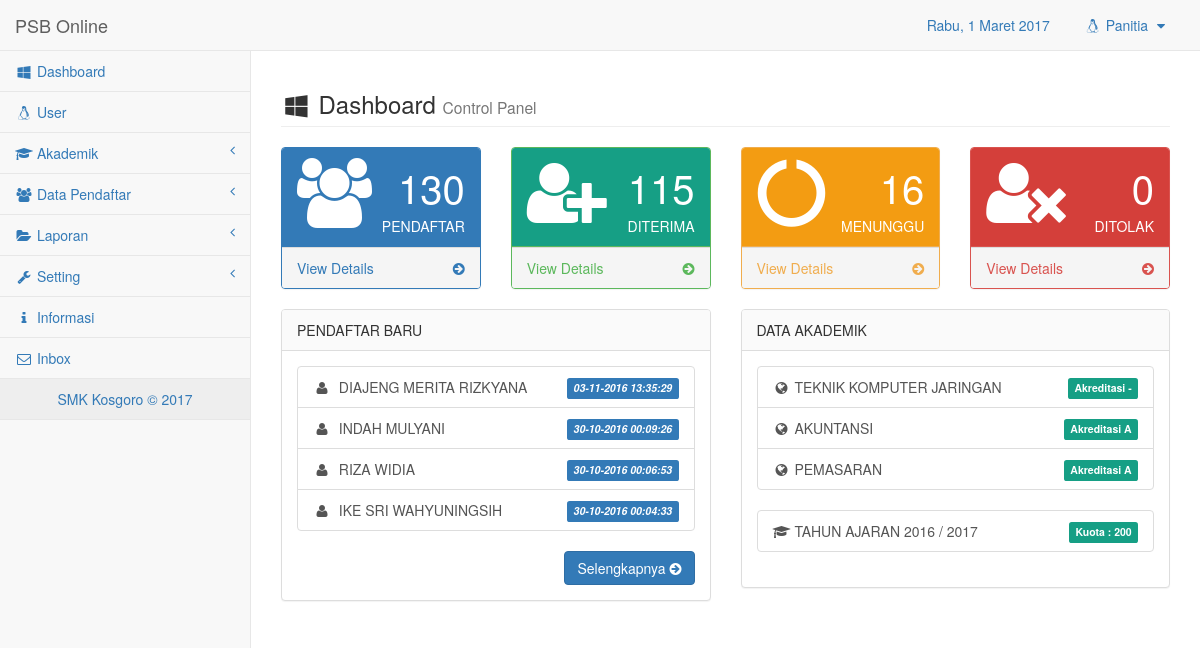
The app's page /app/admin.php (signed in) with its own data.
### tables this page shows
CREATE TABLE `tb_biodata` (
  `id_daftar` int(10) NOT NULL,
  `no_reg` varchar(20) NOT NULL,
  `password` varchar(10) NOT NULL,
  `nama` varchar(100) NOT NULL,
  `tmp_lhr` varchar(100) NOT NULL,
  `tgl` date NOT NULL,
  `jk` varchar(10) NOT NULL,
  `as_sklh` varchar(100) NOT NULL,
  `bin` float NOT NULL,
  `big` float NOT NULL,
  `mat` float NOT NULL,
  `ipa` float NOT NULL,
  `jmlnilai` float NOT NULL,
  `jurpil1` varchar(50) NOT NULL,
  `jurpil2` varchar(50) NOT NULL,
  `ortu` varchar(50) NOT NULL,
  `rt` varchar(5) NOT NULL,
  `rw` varchar(5) NOT NULL,
  `alamat` varchar(100) NOT NULL,
  `no_hp` varchar(30) NOT NULL,
  `tgl_daftar` datetime NOT NULL,
  `status` varchar(20) NOT NULL
);

CREATE TABLE `tb_jurusan` (
  `jur_id` int(10) NOT NULL,
  `jur_nama` varchar(20) NOT NULL,
  `jur_ket` varchar(50) NOT NULL,
  `jur_akre` varchar(10) NOT NULL
);

CREATE TABLE `tb_tahunajaran` (
  `ta_id` int(10) NOT NULL,
  `ta_tahunajaran` varchar(20) NOT NULL,
  `ta_status` varchar(20) NOT NULL,
  `ta_kuota` varchar(20) NOT NULL,
  `ta_akre` varchar(10) NOT NULL
);

### app/modul/dash.php (the view, shortened to what this page needs)
<div class="row">
    <div class="col-lg-12">
		<h3 class="page-header"><i class="fa fa-windows fa-fw"></i> Dashboard <small> Control Panel</small></h3>
	</div>
</div>
<div class="row">
    <div class="col-lg-3 col-md-6">
        <div class="panel panel-primary">
            <div class="panel-heading">
                <div class="row">
                    <div class="col-xs-3">
                        <i class="fa fa-users fa-5x"></i>
                    </div>
                    <div class="col-xs-9 text-right">
	                    <?php $tampil=mysqli_query($conn, "SELECT * FROM tb_biodata");
	                        $total=mysqli_num_rows($tampil); ?>
                    <div class="huge"><?php echo "$total"; ?></div>
                    <div>PENDAFTAR</div>
                    </div>
                </div>
            </div>
            <a href="?p=data.views">
            	<div class="panel-footer">
                    <span class="pull-left">View Details</span>
                    <span class="pull-right"><i class="fa fa-arrow-circle-right"></i></span>
                    <div class="clearfix"></div>
                </div>
            </a>
        </div>
    </div>
    <div class="col-lg-3 col-md-6">
        <div class="panel panel-green">
            <div class="panel-heading" style="background-color:#169F85;">
                <div class="row">
                    <div class="col-xs-3">
                        <i class="fa fa-user-plus fa-5x"></i>
                    </div>
                    <div class="col-xs-9 text-right">
                        <?php $tampil=mysqli_query($conn, "SELECT * FROM tb_siswa");
                        	$total=mysqli_num_rows($tampil); ?>
                    <div class="huge"><?php echo "$total"; ?></div>
                    <div>DITERIMA</div>
                    </div>
                </div>
            </div>
            <a href="?p=data.view-acc">
                <div class="panel-footer">
                    <span class="pull-left">View Details</span>
                    <span class="pull-right"><i class="fa fa-arrow-circle-right"></i></span>
                    <div class="clearfix"></div>
                </div>
            </a>
        </div>
    </div>
    <div class="col-lg-3 col-md-6">
        <div class="panel panel-yellow">
            <div class="panel-heading" style="background-color:#f39c12;">
                <div class="row">
                    <div class="col-xs-3">
                        <i class="fa fa-circle-o-notch fa-spin fa-5x"></i>
                    </div>
                    <div class="col-xs-9 text-right">
                        <?php $tampil=mysqli_query($conn, "SELECT * FROM tb_biodata WHERE status=''");
                        	$total=mysqli_num_rows($tampil); ?>
                    <div class="huge"><?php echo "$total"; ?></div>
                    <div>MENUNGGU</div>
                    </div>
                </div>
            </div>
            <a href="?p=data.views">
                <div class="panel-footer">
                    <span class="pull-left">View Details</span>
                    <span class="pull-right"><i class="fa fa-arrow-circle-right"></i></span>
                    <div class="clearfix"></div>
                </div>
            </a>
        </div>
    </div>
    <div class="col-lg-3 col-md-6">
        <div class="panel panel-red">
            <div class="panel-heading" style="background-color:#d43f3a;">
                <div class="row">
                    <div class="col-xs-3">
                        <i class="fa fa-user-times fa-5x"></i>
                    </div>
                    <div class="col-xs-9 text-right">
                        <?php $tampil=mysqli_query($conn, "SELECT * FROM tb_biodata WHERE status='DITOLAK'");
                        	$total=mysqli_num_rows($tampil); ?>
                    <div class="huge"><?php echo "$total"; ?></div>
                    <div>DITOLAK</div>
                    </div>
                </div>
            </div>
            <a href="?p=data.views">
            	<div class="panel-footer">
                	<span class="pull-left">View Details</span>
                    <span class="pull-right"><i class="fa fa-arrow-circle-right"></i></span>
                    <div class="clearfix"></div>
                </div>
            </a>
        </div>
    </div>
    <div class="col-lg-6">
        <div class="panel panel-default">
            <div class="panel-heading" style="background-color:#FAFAFA;"> PENDAFTAR BARU
            </div>
            <div class="panel-body">
                <div class="list-group">
                    <?php $tampil=mysqli_query($conn, "SELECT * FROM tb_biodata ORDER BY id_daftar DESC limit 4");
                        while($data=mysqli_fetch_assoc($tampil)){
                    ?>
                    <a href="#" class="list-group-item">
                        <i class="fa fa-user fa-fw"></i>&nbsp; <?php echo $data['nama']; ?>
                        <div class="pull-right">
                            <span class="label label-primary"><em><?php echo date_format(date_create($data['tgl_daftar']), 'd-m-Y H:i:s'); ?></em>
                            </span>
                        </div>
                    </a>
                    <?php } ?>
                </div>
                <div class="pull-right">
                    <a href="?p=data.views" class="btn btn-primary">Selengkapnya <i class="fa fa-arrow-circle-right"></i></a>
                </div>
            </div>
        </div>
    </div>
    <div class="col-lg-6">
        <div class="panel panel-default">
            <div class="panel-heading" style="background-color:#FAFAFA;"> DATA AKADEMIK
            </div>
            <div class="panel-body">
                <div class="list-group">
                    <?php
                        $tampil=mysqli_query($conn, "SELECT * FROM tb_jurusan ORDER BY jur_id ASC limit 3");
                        while($data=mysqli_fetch_assoc($tampil)){
                    ?>
                    <a href="#" class="list-group-item">
                        <i class="fa fa-globe fa-fw"></i> <?php echo $data['jur_ket']; ?>
                        <div class="pull-right">
                            <span class="label label-success" style="background-color:#169F85;">Akreditasi <?php echo $data['jur_akre']; ?>
                            </span>
                        </div>
                    </a>
                    <?php } ?>
                </div>
                <div class="list-group">
                    <?php
                        $view = mysqli_query($conn, "SELECT *FROM tb_tahunajaran WHERE ta_status='Aktif'");
                        $row = mysqli_fetch_assoc($view);
                    ?>
                    <a href="#" class="list-group-item">
                        <i class="fa fa-mortar-board fa-fw"></i> TAHUN AJARAN <?php echo $row['ta_tahunajaran']; ?>
                        <div class="pull-right">
                        <span class="label label-success" style="background-color:#169F85;">Kuota : <?php echo $row['ta_kuota'];?>
                        </span>
                        </div>
                    </a>
                </div>
            </div>
        </div>
    </div>

### records on screen
tb_biodata: nama "DIAJENG MERITA RIZKYANA", tgl_daftar "03-11-2016 13:35:29"
tb_biodata: nama "INDAH MULYANI", tgl_daftar "30-10-2016 00:09:26"
tb_biodata: nama "RIZA WIDIA", tgl_daftar "30-10-2016 00:06:53"
tb_biodata: nama "IKE SRI WAHYUNINGSIH", tgl_daftar "30-10-2016 00:04:33"
tb_jurusan: jur_ket "TEKNIK KOMPUTER JARINGAN", jur_akre "-"
tb_jurusan: jur_ket "AKUNTANSI", jur_akre "A"
tb_jurusan: jur_ket "PEMASARAN", jur_akre "A"
tb_tahunajaran: ta_tahunajaran "2016 / 2017", ta_kuota "200"

### other values on screen
$hari_ini "Rabu"
$_SESSION['usr_username'] "Panitia"
$total "130"
$total "115"
$total "16"
$total "0"
